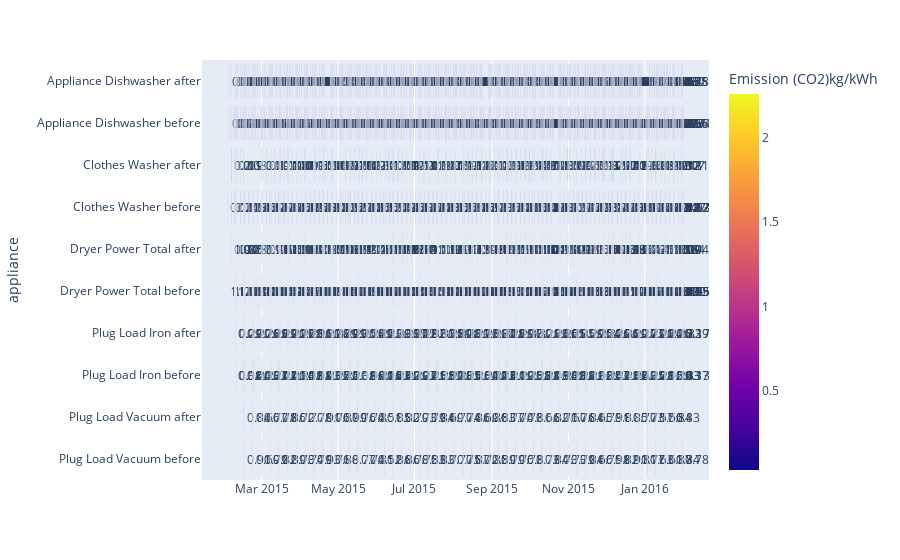

Notebook code for this chart:
### Code cell
%%time
fig = px.timeline(appliance_job_list, x_start="start", x_end="end", y="appliance", color='Emission (CO2)kg/kWh', text='Emission (CO2)kg/kWh', category_orders={"appliance": ['Appliance Dishwasher after',
 'Appliance Dishwasher before',
 'Clothes Washer after',
 'Clothes Washer before',
 'Dryer Power Total after',
 'Dryer Power Total before',
 'Plug Load Iron after',
 'Plug Load Iron before',
 'Plug Load Vacuum after',
 'Plug Load Vacuum before']})
fig.update_layout(template='plotly')

### Figure 1 — Plotly figure (JSON) as saved in the notebook; plotly's stock layout.template omitted (floating-point values rounded to 4 significant figures; data arrays with more than 128 entries replaced by an {"elided": "..."} marker saying what was removed)
{"data": [{"alignmentgroup": "True", "base": {"elided": "1666 str values"}, "hovertemplate": "start=%{base}<br>end=%{x}<br>appliance=%{y}<br>Emission (CO2)kg/kWh=%{marker.color}<extra></extra>", "legendgroup": "", "marker": {"color": {"elided": "1666 float values"}, "coloraxis": "coloraxis"}, "name": "", "offsetgroup": "", "orientation": "h", "showlegend": false, "text": {"elided": "1666 float values"}, "textposition": "auto", "x": {"elided": "1666 float values"}, "xaxis": "x", "y": {"elided": "1666 str values"}, "yaxis": "y", "type": "bar"}], "layout": {"xaxis": {"anchor": "y", "domain": [0.0, 1.0], "type": "date"}, "yaxis": {"anchor": "x", "domain": [0.0, 1.0], "title": {"text": "appliance"}, "categoryorder": "array", "categoryarray": ["Plug Load Vacuum before", "Plug Load Vacuum after", "Plug Load Iron before", "Plug Load Iron after", "Dryer Power Total before", "Dryer Power Total after", "Clothes Washer before", "Clothes Washer after", "Appliance Dishwasher before", "Appliance Dishwasher after"]}, "coloraxis": {"colorbar": {"title": {"text": "Emission (CO2)kg/kWh"}}, "colorscale": [[0.0, "#0d0887"], [0.1111, "#46039f"], [0.2222, "#7201a8"], [0.3333, "#9c179e"], [0.4444, "#bd3786"], [0.5556, "#d8576b"], [0.6667, "#ed7953"], [0.7778, "#fb9f3a"], [0.8889, "#fdca26"], [1.0, "#f0f921"]]}, "legend": {"tracegroupgap": 0}, "margin": {"t": 60}, "barmode": "overlay"}}
